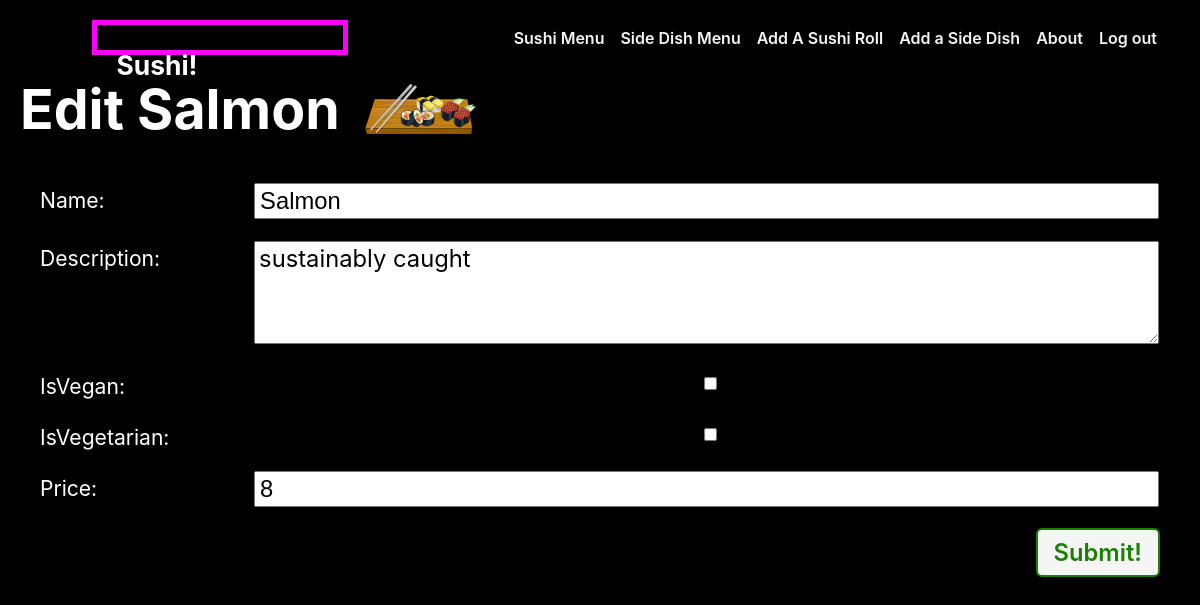
The page /sushi/4/update/ (signed in) on the database as committed earlier.
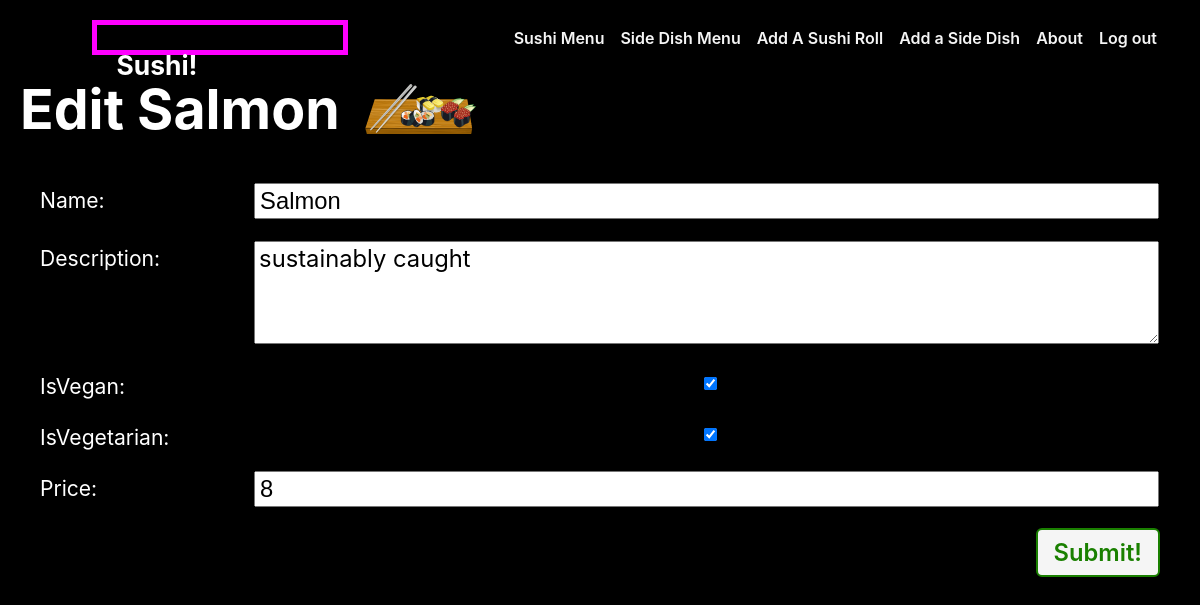
The same page on the database as committed later.
### main_app/models.py (models this page shows, shortened)
class Sushi(models.Model):
  name = models.CharField(max_length=50)
  description = models.TextField(max_length=250, default='comes with free soy sauce, ginger, and wasabi paste')
  isVegan = models.BooleanField(default=False)
  isVegetarian = models.BooleanField(default=False)
  price = models.IntegerField(default=8)
  sides = models.ManyToManyField(Side)
  user = models.ForeignKey(User, on_delete=models.CASCADE)

### main_app/views.py (the view)
# urls.py: path('sushi/<int:pk>/update/', views.SushiUpdate.as_view(), name='sushi_update'),
class SushiUpdate(LoginRequiredMixin,UpdateView):
  model = Sushi
  fields = ['name', 'description', 'isVegan', 'isVegetarian', 'price']

### main_app/templates/main_app/sushi_form.html (shortened to what this page needs)
{% extends 'base.html' %}
{% load static %}
{% block head %}
<link rel="stylesheet" type="text/css" href="{% static 'css/form.css' %}" />
{% endblock %} {% block content %}
<div class="page-header">
  {% if object %}
  <h1>Edit {{object.name}}</h1>
  {% else %}
  <h1>Add a Sushi</h1>
  {% endif %}
  <img src="{% static 'images/sushionaboard.svg' %}" alt="sushi logo" />
</div>
<form action="" method="post" class="form-container" autocomplete="off">
  <table>
    {{ form.as_table }}
  </table>
  <button type="submit" class="btn submit">Submit!</button>
</form>
{% endblock %}

Rows that differ between the two databases and show on the page:
changed Sushi "Salmon": isVegan "☐" → "☑"; isVegetarian "☐" → "☑"
